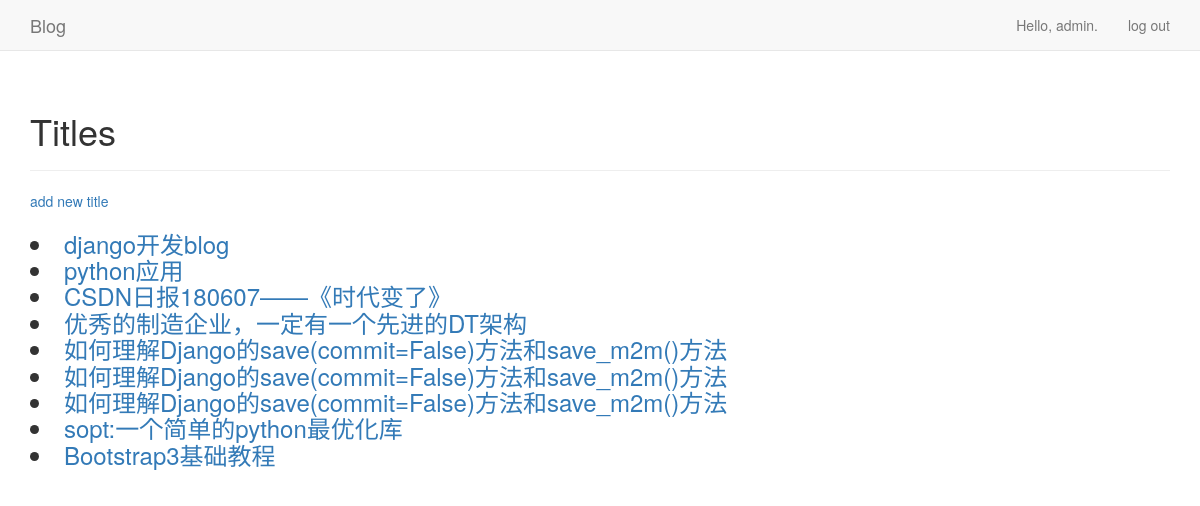
The app's page / (signed in) with its own data.
### blogs/models.py (models this page shows)
class BlogPost(models.Model):
    title = models.CharField(max_length=200)
    text = models.TextField()
    date_added = models.DateTimeField(auto_now_add=True)
    owner = models.ForeignKey(User, on_delete=models.CASCADE)
    def __str__(self):
        return self.title

### blogs/views.py (the view)
# urls.py: path('', views.index, name='index'),
def index(request):
    titles =BlogPost.objects.order_by('date_added')
    context = {'titles': titles}
    return render(request, 'blogs/index.html', context)

### templates/blogs/index.html
{% extends "blogs/base.html" %}
{% block header %}
    <div>
        <h1>Titles</h1>
    </div>
{% endblock header %}
{% block content %}
    {% if user.is_authenticated %}
    <p>
    <a href="{% url 'blogs :new_title' %}">add new title</a>
    </p>
    {% endif %}
    <h3>
        {% for title in titles %}
            <li>
                <a href="{% url 'blogs:title' title.id %}">{{ title }}</a>
            </li>
            {% empty %}
            <li>No blogs have been added yet.</li>
        {% endfor %}
    </h3>
{% endblock content %}

### templates/blogs/base.html (shortened to what this page needs)
{% load bootstrap3 %}
<!DOCTYPE html>
<html lang="en">
    <head>
        {% bootstrap_css %}
    </head>
    <body>
        <nav class="navbar navbar-default navbar-static-top">
            <div class="container">
                <div class="navbar-header">
                    <a class="navbar-brand" href="{% url 'blogs:index' %}">
                        Blog</a>
                </div>
                <div id="navbar" class="navbar-collapse collapse">
                    <ul class="nav navbar-nav navbar-right">
                        {% if user.is_authenticated %}
                            <li><a>Hello, {{ user.username }}.</a></li>
                            <li><a href="{% url 'users:logout' %}">log out</a></li>
                        {% else %}
                            <li><a href="{% url 'users:register' %}">register</a></li>
                            <li><a href="{% url 'users:login' %}">log in</a></li>
                        {% endif %}
                    </ul>
                </div>
            </div>
        </nav>
        <div class="container">
            <div class="page-header">
                {% block header %}{% endblock header %}
            </div>
            <div>
                {% block content %}{% endblock content %}
            </div>
        </div>
    </body>
</html>

### records on screen
BlogPost: title "django开发blog"
BlogPost: title "python应用"
BlogPost: title "CSDN日报180607——《时代变了》"
BlogPost: title "优秀的制造企业，一定有一个先进的DT架构"
BlogPost: title "如何理解Django的save(commit=False)方法和save_m2m()方法"
BlogPost: title "如何理解Django的save(commit=False)方法和save_m2m()方法"
BlogPost: title "如何理解Django的save(commit=False)方法和save_m2m()方法"
BlogPost: title "sopt:一个简单的python最优化库"
BlogPost: title "Bootstrap3基础教程"

### other values on screen
{{ user.username }} "admin"
